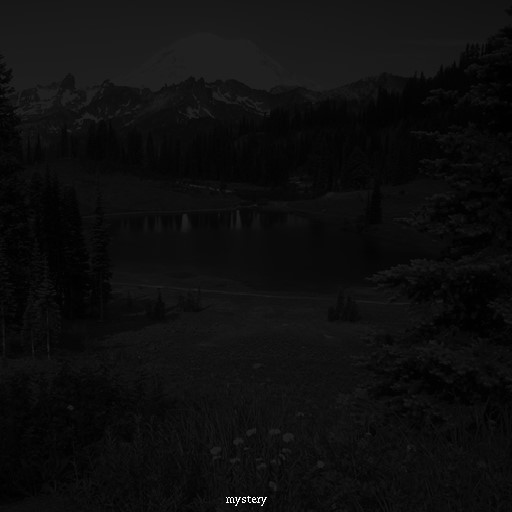
#> input picture Local Histogram Analysis/mountains.jpg, 512 x 512 px
$ python tilingGlobal.py
#> lines starting #> are read from the running program, lines starting #| are printed output that depends on the picture
from PIL import Image
import matplotlib.pyplot as plt
import cv2
import numpy as np

img = cv2.imread('mountains.jpg',0)
#> img is the input picture: shape (512, 512); min 0, max 255, mean 13.7
intensity_count = [0] * 256         #Initialize intensity values with 256 zeroes
L = 255.0

in1 = [0] * 256
in2 = [0] * 256
in3 = [0] * 256
in4 = [0] * 256

height, width = img.shape[:2]        #Get width and height
#> height = 512; width = 512
N = height * width * 1.0                 #Get total Pixels
#> N = 262144
half_height, half_width = height/2, width/2
#> half_height = 256; half_width = 256
half_N = (N / 2) * 1.0
#> half_N = 131072

im1 = np.zeros((256,256,0))
im2 = np.zeros((256,256,0))
im3 = np.zeros((256,256,0))
im4 = np.zeros((256,256,0))
high_contrast = np.zeros(img.shape)         #Array for global_equalized_new_image
high_contrast_local = np.zeros(img.shape)   #Array for local_equalized_new_image

for y in range(0, height):
    for x in range(0, width):
        intensity_count[img[y,x]] += 1          #Increment each gray_level pixel value according to tile (tile 1, 2, 3 or 4)
        if y <= height/2 and x < width/2:
            in1[img[y,x]] += 1
        elif y <= height/2 and x >= width/2:
            in2[img[y,x]] += 1
        elif y > height/2 and x < width/2:
            in3[img[y,x]] += 1
        elif y > height/2 and x >= width/2:
            in4[img[y,x]] += 1

newList1 = [x / half_N for x in in1]
newList2 = [x / half_N for x in in2]
newList3 = [x / half_N for x in in3]
newList4 = [x / half_N for x in in4]

pdf1_array = np.asarray(newList1); cdf1_array = np.cumsum(pdf1_array)
#> after `cdf1_array = np.cumsum(pdf1_array)`: cdf1_array = 256 values from 0.000664 to 0.502
pdf2_array = np.asarray(newList1); cdf2_array = np.cumsum(pdf2_array)
#> after `cdf2_array = np.cumsum(pdf2_array)`: cdf2_array = 256 values from 0.000664 to 0.502
pdf3_array = np.asarray(newList1); cdf3_array = np.cumsum(pdf3_array)
#> after `cdf3_array = np.cumsum(pdf3_array)`: cdf3_array = 256 values from 0.000664 to 0.502
pdf4_array = np.asarray(newList1); cdf4_array = np.cumsum(pdf4_array)

approx1_List = [round(x * L) for x in cdf1_array]
approx2_List = [round(x * L) for x in cdf2_array]
approx3_List = [round(x * L) for x in cdf3_array]
approx4_List = [round(x * L) for x in cdf4_array]

for y in range(0, height):
    for x in range(0, width):
        if y <= height/2 and x < width/2:
            high_contrast_local[y,x] = approx1_List[img[y,x]]
        elif y <= height/2 and x >= width/2:
            high_contrast_local[y,x] = approx2_List[img[y,x]]
        elif y > height/2 and x < width/2:
            high_contrast_local[y,x] = approx3_List[img[y,x]]
        elif y > height/2 and x >= width/2:
            high_contrast_local[y,x] = approx4_List[img[y,x]]
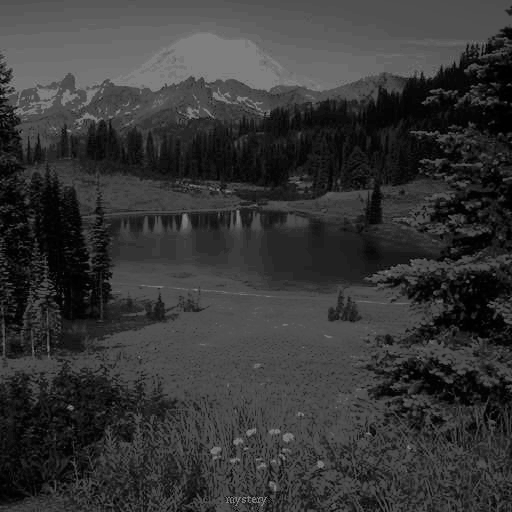
#> high_contrast_local: shape (512, 512) float64; min 0, max 128, mean 54.3

cv2.imwrite('high_contrast_local.png', high_contrast_local)

newList = [x / N for x in intensity_count]

pdf_array = np.asarray(newList)
cdf_array = np.cumsum(pdf_array)

approx_List = [round(x * L) for x in cdf_array]

for y in range(0,height):
    for x in range(0,width):
        high_contrast[y,x] = approx_List[img[y,x]]
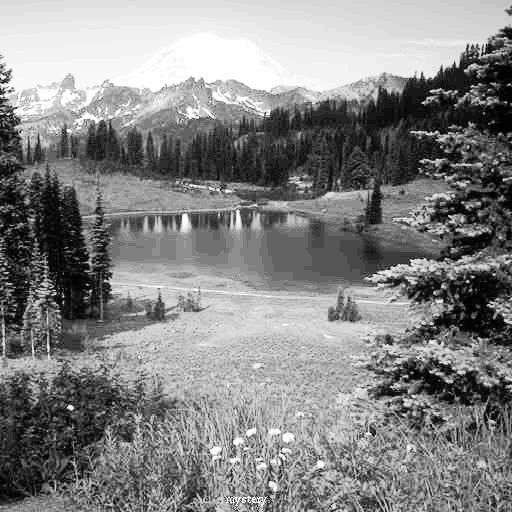
#> high_contrast: shape (512, 512) float64; min 0, max 255, mean 132.7

plt.hist(high_contrast_local.ravel(),256,[0,256])
plt.xlabel('Intensity Values')
plt.ylabel('Pixel Count')
plt.savefig('high_contrast_local.png')
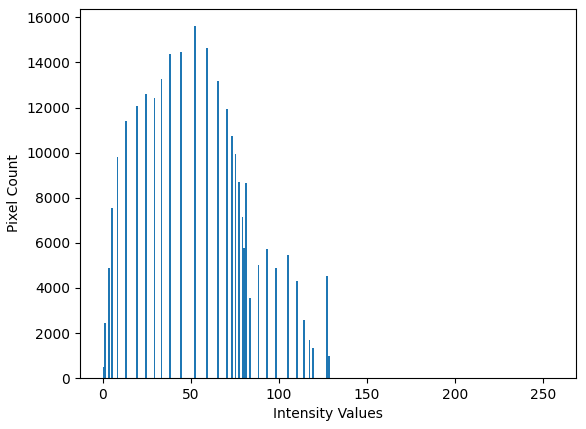
#> figure drawn by matplotlib, 1 panel; tallest bar 15609 high, from x = 52 to 53
plt.clf()
#plt.show()


cv2.imwrite('high_contrast_global.png', high_contrast)                         #PLOT THE HISTOGRAMS
plt.hist(img.ravel(),256,[0,256])
plt.xlabel('Intensity Values')
plt.ylabel('Pixel Count')
plt.savefig('Original.png')
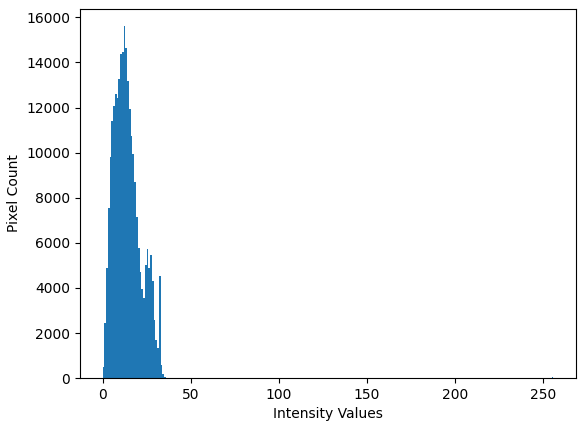
#> figure drawn by matplotlib, 1 panel; tallest bar 15609 high, from x = 12 to 13
plt.clf()
#plt.show()
plt.hist(high_contrast.ravel(),256,[0,256])
plt.xlabel('Intensity Values')
plt.ylabel('Pixel Count')
plt.savefig('high_contrast_global.png')
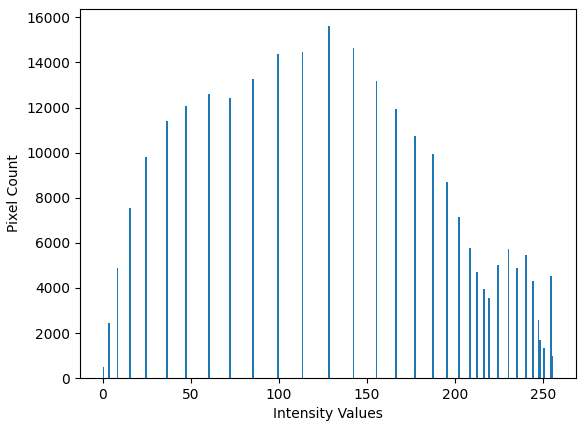
#> figure drawn by matplotlib, 1 panel; tallest bar 15609 high, from x = 128 to 129
plt.clf()
#plt.show()
